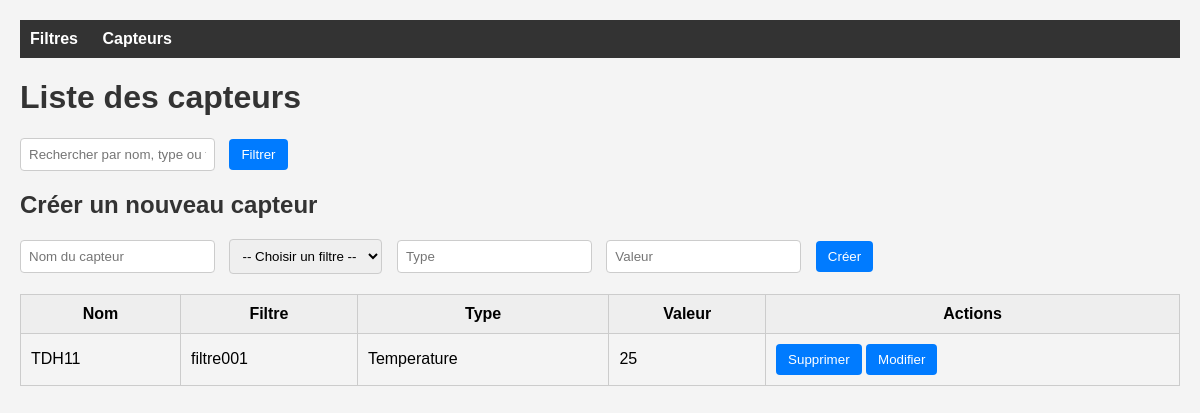
The app's page /dashboard/capteurs/, older data.
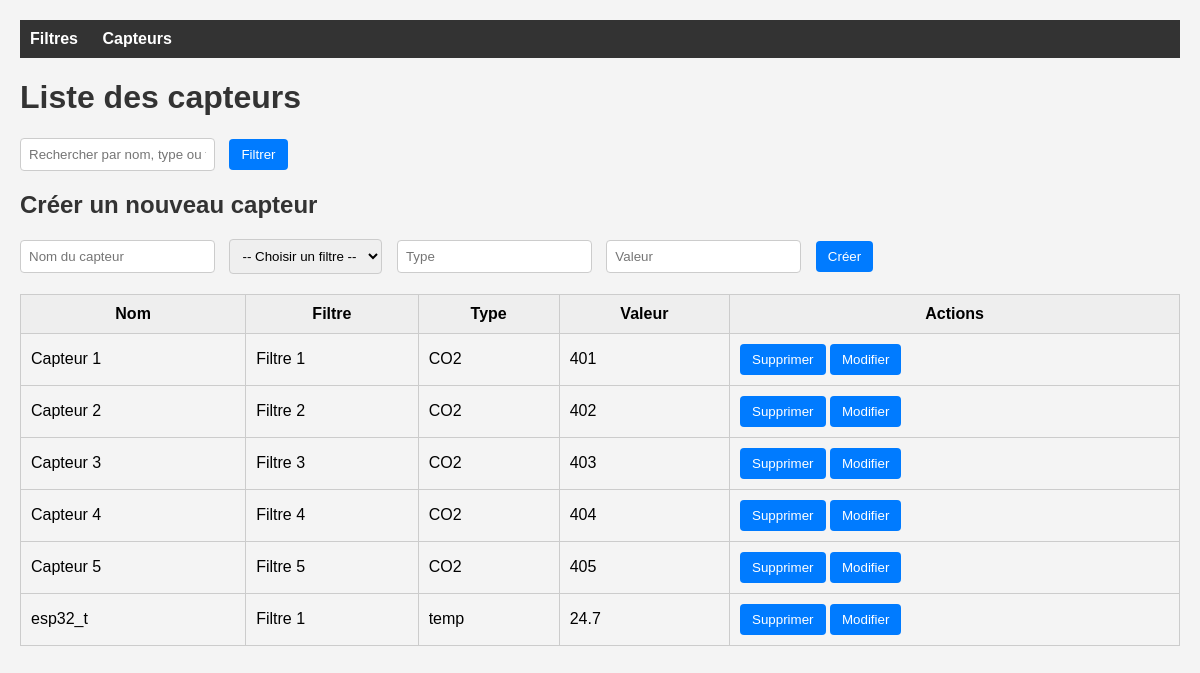
The same page, newer data.
### monitoring/models.py (models this page shows, shortened)
class Capteur(models.Model):
    filtre = models.ForeignKey(Filtre, on_delete=models.CASCADE)
    nom = models.CharField(max_length=100)  # ← nouveau champ
    type = models.CharField(max_length=100)
    valeur = models.CharField(max_length=100)

class Filtre(models.Model):
    nom = models.CharField(max_length=100)
    salle = models.ForeignKey(Salle, on_delete=models.CASCADE, null=True, blank=True)
    type = models.CharField(max_length=50)
    date_installation = models.DateField()
    localisation = models.CharField(max_length=100)
    actif = models.BooleanField(default=True)
    vitesse = models.IntegerField(default=0)  # Vitesse en m/s

### monitoring/views.py (the view, shortened to what this page needs)
# urls.py: path('dashboard/capteurs/', page_capteurs, name='page_capteurs'),
def page_capteurs(request):
    if request.method == 'POST' and not (request.user.is_authenticated and request.user.is_staff):
        return HttpResponseForbidden('Forbidden')
    query = request.GET.get('q', '')
    if query:
        capteurs = Capteur.objects.filter(type__icontains=query) | Capteur.objects.filter(filtre__nom__icontains=query)
    else:
        capteurs = Capteur.objects.all()
    filtres = Filtre.objects.all()
    return render(request, 'capteurs.html', {'capteurs': capteurs, 'filtres': filtres, 'query': query})

### monitoring/templates/capteurs.html (shortened to what this page needs)
{% load static %}
<!DOCTYPE html>
<html lang="fr">
<head>
</head>
<body>
    <nav>
        <a href="/dashboard/filtres/">Filtres</a>
        <a href="/dashboard/capteurs/">Capteurs</a>
    </nav>
    <h1>Liste des capteurs</h1>
    <form method="get">
        <input type="text" name="q" placeholder="Rechercher par nom, type ou filtre..." value="{{ query }}">
        <button type="submit">Filtrer</button>
    </form>
    <h2>Créer un nouveau capteur</h2>
    <form method="post">
        <input type="text" name="nom" placeholder="Nom du capteur" required>
        <select name="filtre" required>
            <option value="">-- Choisir un filtre --</option>
        </select>
        <input type="text" name="type" placeholder="Type" required>
        <input type="text" name="valeur" placeholder="Valeur" required>
        <button type="submit">Créer</button>
    </form>
    <table>
        <thead>
            <tr>
                <th>Nom</th>
                <th>Filtre</th>
                <th>Type</th>
                <th>Valeur</th>
                <th>Actions</th>
            </tr>
        </thead>
        <tbody>
            {% for capteur in capteurs %}
            <tr>
                <td>{{ capteur.nom }}</td>
                <td>{{ capteur.filtre.nom }}</td>
                <td>{{ capteur.type }}</td>
                <td>{{ capteur.valeur }}</td>
                <td>
                    <form method="post" action="/dashboard/capteurs/delete/{{ capteur.id }}/" style="display:inline;">
                        <button type="submit">Supprimer</button>
                    </form>
                    <form method="get" action="/dashboard/capteurs/update/{{ capteur.id }}/" style="display:inline;">
                        <button type="submit">Modifier</button>
                    </form>
                </td>
            </tr>
            {% empty %}
            <tr><td colspan="5">Aucun capteur enregistré.</td></tr>
            {% endfor %}
        </tbody>
    </table>
</body>
</html>

Row changes from the older to the newer data that the page shows:
removed Capteur: nom "TDH11", filtre.nom "filtre001", type "Temperature", valeur "25"
added Capteur: nom "Capteur 1", filtre.nom "Filtre 1", type "CO2", valeur "401"
added Capteur: nom "Capteur 2", filtre.nom "Filtre 2", type "CO2", valeur "402"
added Capteur: nom "Capteur 3", filtre.nom "Filtre 3", type "CO2", valeur "403"
added Capteur: nom "Capteur 4", filtre.nom "Filtre 4", type "CO2", valeur "404"
added Capteur: nom "Capteur 5", filtre.nom "Filtre 5", type "CO2", valeur "405"
added Capteur: nom "esp32_t", filtre.nom "Filtre 1", type "temp", valeur "24.7"
